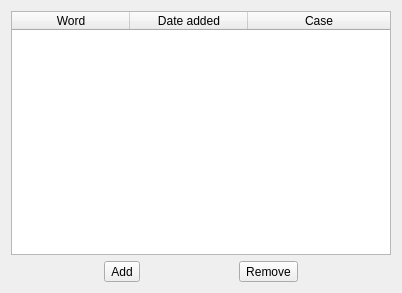
<?xml version="1.0" encoding="UTF-8"?>
<ui version="4.0">
 <class>BanlistDialog</class>
 <widget class="QDialog" name="BanlistDialog">
  <property name="geometry">
   <rect>
    <x>0</x>
    <y>0</y>
    <width>402</width>
    <height>293</height>
   </rect>
  </property>
  <property name="windowTitle">
   <string>Banlist</string>
  </property>
  <layout class="QGridLayout" name="gridLayout">
   <item row="0" column="0">
    <widget class="QTableWidget" name="banlistTable">
     <property name="selectionBehavior">
      <enum>QAbstractItemView::SelectRows</enum>
     </property>
     <attribute name="horizontalHeaderDefaultSectionSize">
      <number>118</number>
     </attribute>
     <attribute name="horizontalHeaderShowSortIndicator" stdset="0">
      <bool>true</bool>
     </attribute>
     <attribute name="horizontalHeaderStretchLastSection">
      <bool>true</bool>
     </attribute>
     <attribute name="verticalHeaderVisible">
      <bool>false</bool>
     </attribute>
     <column>
      <property name="text">
       <string>Word</string>
      </property>
     </column>
     <column>
      <property name="text">
       <string>Date added</string>
      </property>
     </column>
     <column>
      <property name="text">
       <string>Case</string>
      </property>
     </column>
    </widget>
   </item>
   <item row="1" column="0">
    <layout class="QHBoxLayout" name="addRemove">
     <property name="spacing">
      <number>6</number>
     </property>
     <item>
      <widget class="QToolButton" name="toolButton_2">
       <property name="text">
        <string>Add</string>
       </property>
      </widget>
     </item>
     <item>
      <widget class="QToolButton" name="toolButton">
       <property name="text">
        <string>Remove</string>
       </property>
      </widget>
     </item>
    </layout>
   </item>
  </layout>
 </widget>
 <resources/>
 <connections/>
</ui>
